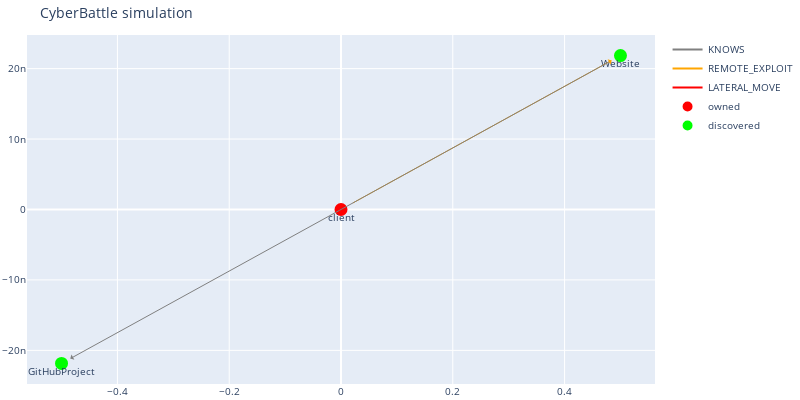

The notebook cell this image was saved under:
### Code cell
# 2
github = c2.run_remote_attack('client', 'Website', 'ScanPageContent')
dbg.plot_discovered_network()

### Figure 1 — Plotly figure (JSON) as saved in the notebook; plotly's stock layout.template omitted (floating-point values rounded to 4 significant figures)
{"data": [{"line": {"color": "gray"}, "mode": "lines", "name": "KNOWS", "type": "scatter", "x": [0], "y": [0]}, {"line": {"color": "orange"}, "mode": "lines", "name": "REMOTE_EXPLOIT", "type": "scatter", "x": [0], "y": [0]}, {"line": {"color": "red"}, "mode": "lines", "name": "LATERAL_MOVE", "type": "scatter", "x": [0], "y": [0]}, {"hoverinfo": "text", "marker": {"color": "#D32F2E", "line": {"color": "rgb(255,0,0)", "width": 8}, "size": 5, "symbol": "circle-dot"}, "mode": "markers+text", "name": "owned", "text": ["client"], "textposition": "bottom center", "type": "scatter", "x": [0], "y": [0]}, {"hoverinfo": "text", "marker": {"color": "#0e9d00", "line": {"color": "rgb(0,255,0)", "width": 8}, "size": 5, "symbol": "circle-dot"}, "mode": "markers+text", "name": "discovered", "text": ["Website", "GitHubProject"], "textposition": "bottom center", "type": "scatter", "x": [0.5, -0.5], "y": [2.186e-08, -2.186e-08]}], "layout": {"annotations": [{"align": "center", "arrowcolor": "orange", "arrowhead": 1, "arrowsize": 1, "arrowwidth": 1, "ax": 0, "axref": "x", "ay": 0, "ayref": "y", "hovertext": "REMOTE_EXPLOIT", "opacity": 1, "showarrow": true, "standoff": 10, "startstandoff": 10, "x": 0.5, "xref": "x", "y": 2.186e-08, "yref": "y"}, {"align": "center", "arrowcolor": "gray", "arrowhead": 1, "arrowsize": 1, "arrowwidth": 1, "ax": 0.5, "axref": "x", "ay": 2.186e-08, "ayref": "y", "hovertext": "KNOWS", "opacity": 1, "showarrow": true, "standoff": 10, "startstandoff": 10, "x": -0.5, "xref": "x", "y": -2.186e-08, "yref": "y"}], "autosize": false, "font": {"size": 10}, "height": 400, "hovermode": "closest", "margin": {"b": 15, "l": 2, "r": 2, "t": 35}, "showlegend": true, "title": {"text": "CyberBattle simulation"}, "width": 800}}
